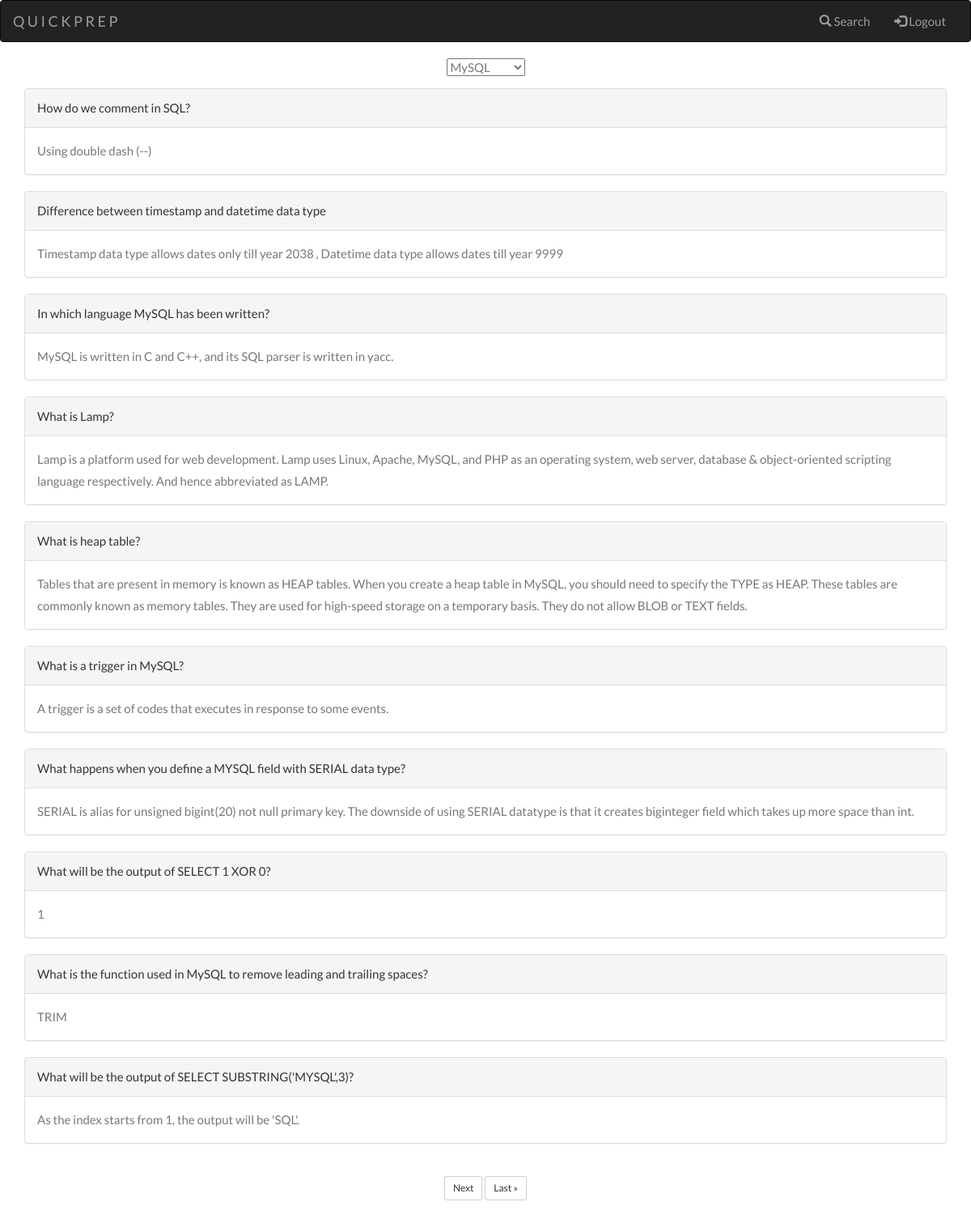
Screenshot of /home/ (signed in) with the database file from the repository.
### content/models.py (models this page shows, shortened)
class Questions(models.Model):
    subject=models.ForeignKey(Subjects,on_delete=models.CASCADE)
    question = models.TextField(blank=False)
    answer = models.TextField(blank=False)

### content/views.py (the view)
# urls.py: path('home/',content_views.home,name='home'),
def home(request):
    questions_list = Questions.objects.filter(subject_id=1)
    subjects_list = Subjects.objects.all()
    selectedsub=1
    if request.method=='POST':
        selectedsub = request.POST["selectedsubject"]
        questions_list=Questions.objects.filter(subject_id=selectedsub)
    paginator = Paginator(questions_list,10) # Show 25 contacts per page.
    page_number = request.GET.get('page')
    page_obj = paginator.get_page(page_number)
    return render(request, 'home.html', {'page_obj': page_obj,'subjects':subjects_list,'currsub':int(selectedsub)})

### content/templates/home.html (shortened to what this page needs)
{% extends 'base.html' %}
{% block content %}
    {% if user.is_authenticated %}
<div class="container">
    <div id="header">
      <center>
        <form method="post"  action="{%url 'home'%}" >
            <select name="selectedsubject" id="subjectoptions" onchange="this.form.submit()">
                {% for sub in subjects %}
                {% if currsub == sub.id %}
                  <option value="{{sub.id}}" selected><p>{{sub.subject}}</p></option>
                {% else %}
                <option value="{{sub.id}}"><p>{{sub.subject}}</p></option>
                {%endif%}
                {% endfor %}
            </select>
        </form>
    </center>
            {% for item in page_obj %}
            <div class="panel panel-default">
                <div class="panel-heading">{{item.question}}</div>
                <div class="panel-body">{{item.answer}}</div>
              </div>
              {% endfor %}
            </div>
    </div>
    <center>
        {% if page_obj.has_next %}
        <ul class="pagination">
            <a href="?page={{ page_obj.next_page_number }}" class="btn btn-default btn-sm">Next</a>
            <a href="?page={{ page_obj.paginator.num_pages }}" class="btn btn-default btn-sm">Last &raquo;</a>
        </ul>
        {% endif %}
        {% else%}
            <p> You need to login first, <a href="{% url 'login' %}">login</a></p>
        {% endif %}
        </center>
        <br><br>
{% endblock %}

### users/static/users/base.css (style rules this page uses)
body { font: 400 15px/1.8 Lato, sans-serif; color: #777; }

### rows the page displays
Questions: question "How do we comment in SQL?", answer "Using double dash (--)"
Questions: question "Difference between timestamp and datetime data type", answer "Timestamp data type allows dates only till year 2038 , Datetime data type allows dates till year 9999"
Questions: question "In which language MySQL has been written?", answer "MySQL is written in C and C++, and its SQL parser is written in yacc."
Questions: question "What is Lamp?", answer "Lamp is a platform used for web development. Lamp uses Linux, Apache, MySQL, and PHP as an operating system, web server, database & object-oriented scripting language respectively. And hence abbreviated as LAMP."
Questions: question "What is heap table?", answer "Tables that are present in memory is known as HEAP tables. When you create a heap table in MySQL, you should need to specify the TYPE as HEAP. These tables are commonly known as memory tables. They are used for high-speed storage on a temporary basis. They do not allow BLOB or TEXT fields."
Questions: question "What is a trigger in MySQL?", answer "A trigger is a set of codes that executes in response to some events."
Questions: question "What happens when you define a MYSQL field with SERIAL data type?", answer "SERIAL is alias for unsigned bigint(20) not null primary key. The downside of using SERIAL datatype is that it creates biginteger field which takes up more space than int."
Questions: question "What will be the output of SELECT 1 XOR 0?", answer "1"
Questions: question "What is the function used in MySQL to remove leading and trailing spaces?", answer "TRIM"
Questions: question "What will be the output of SELECT SUBSTRING('MYSQL',3)?", answer "As the index starts from 1, the output will be 'SQL'."
